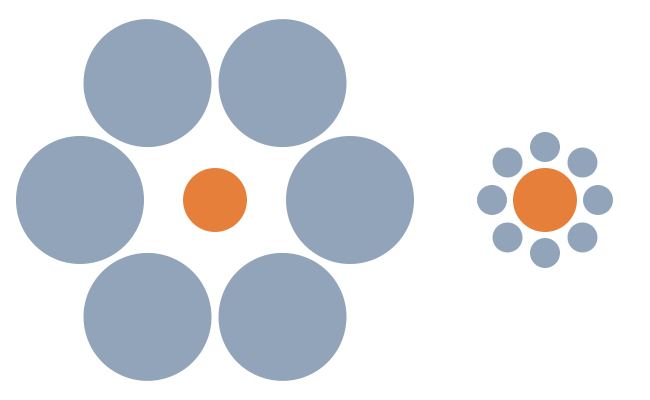
#> input picture HW1/1/P1/ebbinghaus_illusion.png, 650 x 400 px
$ python c.py
#> lines starting #> are read from the running program, lines starting #| are printed output that depends on the picture
import numpy as np
from matplotlib import image
from matplotlib import pyplot as plt
import matplotlib

image = image.imread("P1/ebbinghaus_illusion.png")
#> image is the input picture: shape (400, 650, 4) float32; mean R, G, B, A 0.209, 0.222, 0.242, 0.343
print(image.shape)
#| (400, 650, 4)
image = image[:,:,:3]
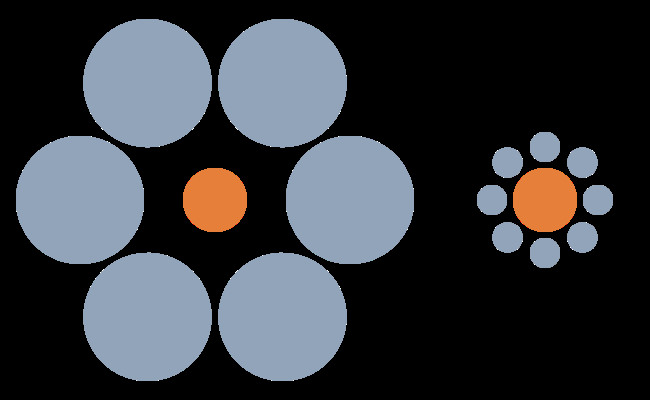
#> image: shape (400, 650, 3) float32; mean R, G, B 0.209, 0.222, 0.242
pixel_values = image.reshape((-1, 3))
color = image[200,200]
#> color = [0.902, 0.498, 0.224]
image[np.all(image != color, axis=-1)] = 1
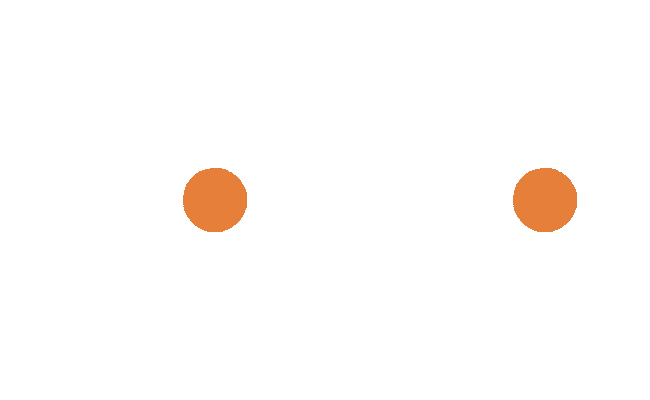
#> image: shape (400, 650, 3) float32; mean R, G, B 0.998, 0.987, 0.981
plt.imshow(image)
plt.show()
